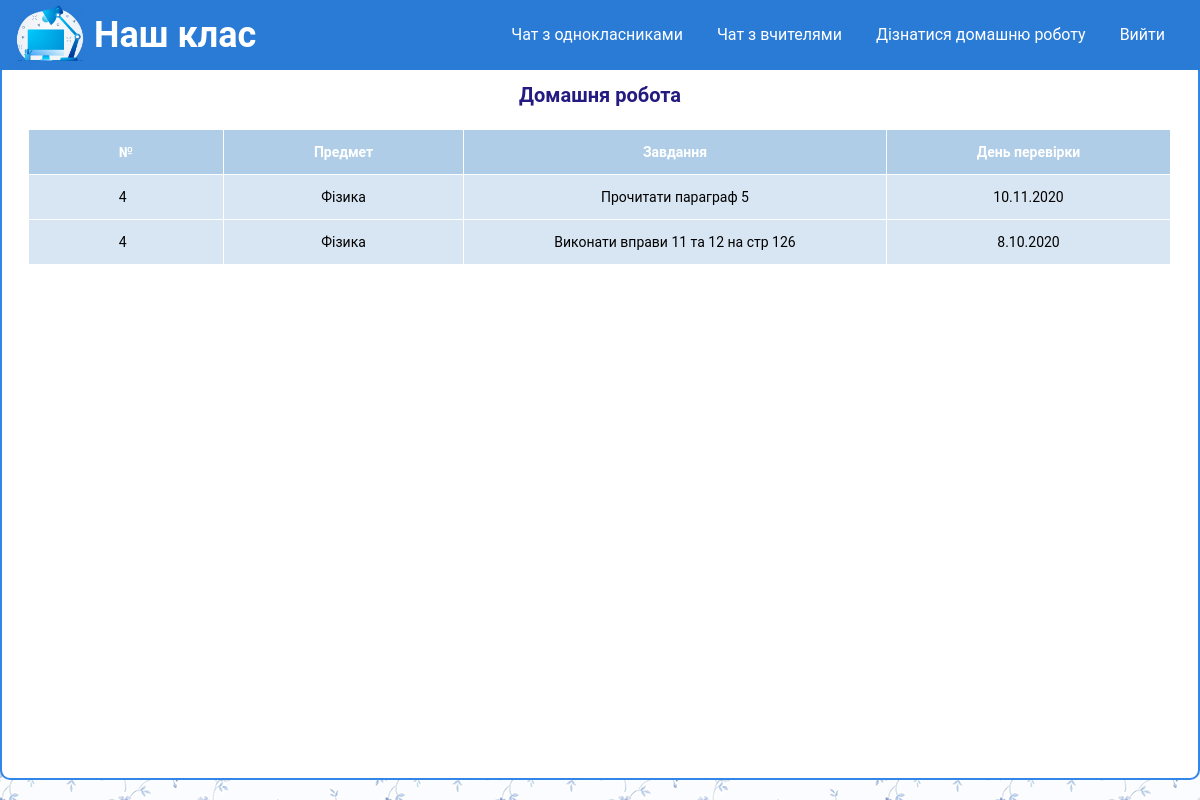
/pages/homework.php (signed in), run on the app's committed database.
### tables this page shows
CREATE TABLE `contacts` (
  `id` int(11) NOT NULL,
  `name` varchar(255) NOT NULL,
  `user_status` int(20) NOT NULL,
  `image` varchar(255) NOT NULL,
  `phone` varchar(255) NOT NULL,
  `about` text NOT NULL,
  `login` varchar(255) NOT NULL,
  `password` varchar(255) NOT NULL,
  `last_message` text NOT NULL,
  `time` time NOT NULL DEFAULT current_timestamp(),
  `subject` varchar(100) NOT NULL
);

CREATE TABLE `homework` (
  `id` int(10) NOT NULL,
  `subject` int(10) NOT NULL,
  `day` varchar(20) NOT NULL,
  `homework` text NOT NULL
);

### pages/homework.php (the view, shortened to what this page needs)
<!DOCTYPE html>
<html lang="en">
<head>
	<link rel="stylesheet" type="text/css" href="/style/style.css">
	<link rel="stylesheet" type="text/css" href="/style/chat.css">
</head>
<body>
	<?php
		include $_SERVER['DOCUMENT_ROOT'] . "/configs/db.php";
		include $_SERVER['DOCUMENT_ROOT'] . "/pice-of-site/header.php";
	?>
	<main>
		<div id="content" class="flex">
			<p class="admin-title">Домашня робота</p>
			<table>
				<tr>
					<th>№</th>
					<th>Предмет</th>
					<th>Завдання</th>
					<th>День перевірки</th>
				</tr>
			<?php
				$sql_homework = "SELECT * FROM homework";
				$result_homework = mysqli_query($connect, $sql_homework);
				$col_homework = mysqli_num_rows($result_homework);
            $i = 0;
            while($i < $col_homework) {
					$homework = mysqli_fetch_assoc($result_homework);
					$sql_user = "SELECT * FROM contacts WHERE user_status = 1";
					$result_user = mysqli_query($connect, $sql_user);
					$user = mysqli_fetch_assoc($result_user);
         ?>
				<tr>
					<td><?php echo $user["id"]; ?></td>
					<td><?php echo $user["subject"]; ?></td>
					<td><?php echo $homework["homework"]; ?></td>
					<td><?php echo $homework["day"]; ?></td>
				</tr>
			<?php
					$i = $i + 1;
					}
			?>
			</table>
		</div>
	</main>
</body>
</html>

### style/style.css (style rules this page uses)
* { padding: 0; margin: 0; border: 0; }
*, *:before, *:after { -moz-box-sizing: border-box; -webkit-box-sizing: border-box; box-sizing: border-box; }
html, body { height: 100%; width: 100%; font-size: 100%; line-height: 1; font-size: 14px; -ms-text-size-adjust: 100%; -moz-text-size-adjust: 100%; -webkit-text-size-adjust: 100%; }
body, input, input::placeholder, select, option { font-family: "Roboto", sans-serif; }
.admin, .flex { flex-direction: column; }
.admin-title { text-align: center; color: #231b80; font-size: 20px; font-weight: bold; margin: 15px 0px 25px 0px; }

### style/chat.css (style rules this page uses)
body { background: url(../images/bg.jpg); }
main { height: calc(100vh - 90px); }
#content { max-width: 1250px; margin: 0 auto; height: 100%; background: #fff; border: 2px solid #3186e8; border-top: none; border-bottom-left-radius: 10px; border-bottom-right-radius: 10px; display: flex; }
table { margin: 0px auto; font-size: 14px; border-collapse: collapse; text-align: center; }
th { background: #afcde7; color: white; }
th, td { padding: 15px 90px; border-style: solid; border-width: 0 1px 1px 0; border-color: white; }
td { background: #d8e6f3; }
th:first-child, td:first-child { text-align: left; }

### data on the page
contacts: id "4", subject "Фізика", homework.homework "Прочитати параграф 5", homework.day "10.11.2020", homework.homework "Виконати вправи 11 та 12 на стр 126", homework.day "8.10.2020"
